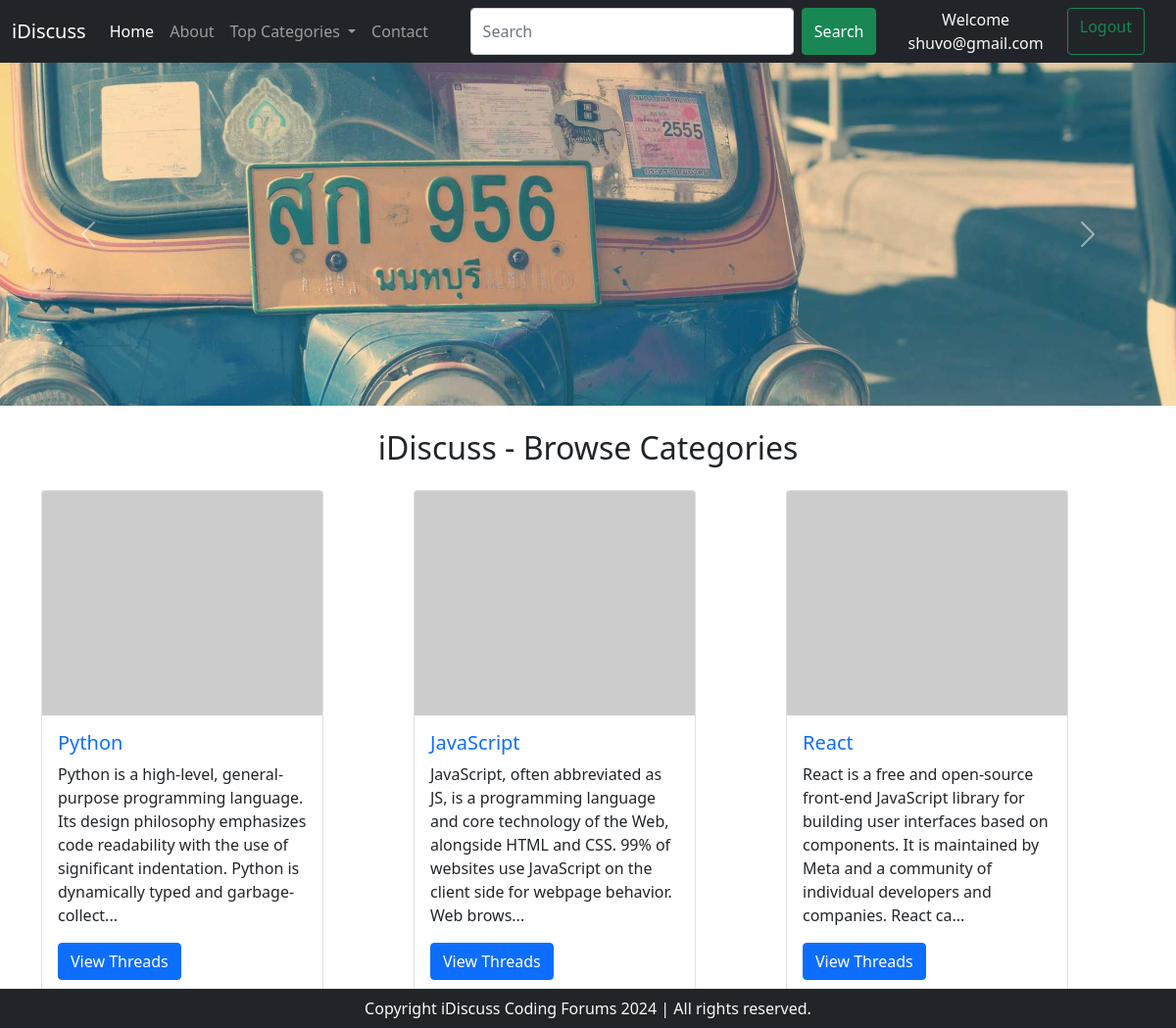
Page /index.php (signed in) on the committed database.
### tables this page shows
CREATE TABLE `categories` (
  `category_id` int(8) NOT NULL,
  `category_name` varchar(255) NOT NULL,
  `category_description` varchar(255) NOT NULL,
  `created` datetime NOT NULL DEFAULT current_timestamp()
);

### index.php (the view, shortened to what this page needs)
<!DOCTYPE html>
<html lang="en">
<head>
    <link href="https://cdn.jsdelivr.net/npm/bootstrap@5.0.2/dist/css/bootstrap.min.css" rel="stylesheet" />
</head>
<body>
    <?php include 'partials/_dbconnect.php';?>
    <?php include 'partials/_header.php';?>
    <div id="carouselExampleControls" class="carousel slide" data-bs-ride="carousel">
        <div class="carousel-inner">
            <div class="carousel-item active">
                <img src="img/slider1.jpg" class="d-block w-100" alt="..." />
            </div>
        </div>
        <button class="carousel-control-prev" type="button" data-bs-target="#carouselExampleControls"
            data-bs-slide="prev">
            <span class="carousel-control-prev-icon" aria-hidden="true"></span>
        </button>
        <button class="carousel-control-next" type="button" data-bs-target="#carouselExampleControls"
            data-bs-slide="next">
            <span class="carousel-control-next-icon" aria-hidden="true"></span>
        </button>
    </div>
    <div class="container my-4" id="ques">
        <h2 class="text-center my-3">iDiscuss - Browse Categories</h2>
        <div class="row my-3">
        <?php
        $sql = "SELECT * FROM `categories`";
        $result = mysqli_query($conn,$sql);
        while ($row = mysqli_fetch_assoc($result)) {
        $id = $row['category_id'];
        $cat = $row['category_name'];
        $desc = $row['category_description'];
        echo '
            <div class="col-md-4 my-2">
                <div class="card" style="width: 18rem">
                    <img src="https://picsum.photos/500/400" class="card-img-top" alt="..." />
                    <div class="card-body">
                        <h5 class="card-title"><a class="text-decoration-none" href="threadlist.php?catid=' . $id . '">'.$cat.'</a></h5>
                        <p class="card-text">
                            '.substr($desc,0,200).'...
                        </p>
                        <a href="threadlist.php?catid=' . $id . '" class="btn btn-primary">View Threads</a>
                    </div>
                </div>
            </div>';
        }
     ?>
        </div>
    </div>
    <?php include 'partials/_footer.php';?>
</body>
</html>

### index.php (style rules this page uses)
#ques { min-height: 433px; }

### rows in the picture
categories: category_name "Python", category_description "Python is a high-level, general-purpose programming language. Its design philosophy emphasizes code readability with the use of significant indentation. Python is dynamically typed and garbage-collect"
categories: category_name "JavaScript", category_description "JavaScript, often abbreviated as JS, is a programming language and core technology of the Web, alongside HTML and CSS. 99% of websites use JavaScript on the client side for webpage behavior. Web brows"
categories: category_name "React", category_description "React is a free and open-source front-end JavaScript library for building user interfaces based on components. It is maintained by Meta and a community of individual developers and companies. React ca"

### other values in the picture
$_SESSION['useremail'] "shuvo@gmail.com"
